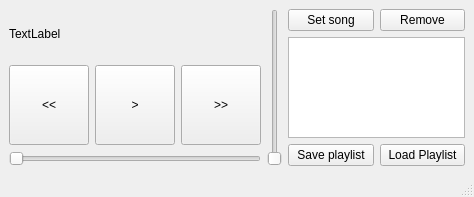
<?xml version="1.0" encoding="UTF-8"?>
<ui version="4.0">
 <class>Howl</class>
 <widget class="QMainWindow" name="Howl">
  <property name="geometry">
   <rect>
    <x>0</x>
    <y>0</y>
    <width>474</width>
    <height>197</height>
   </rect>
  </property>
  <property name="windowTitle">
   <string>Howl</string>
  </property>
  <widget class="QWidget" name="centralwidget">
   <layout class="QHBoxLayout" name="horizontalLayout_4">
    <item>
     <layout class="QVBoxLayout" name="verticalLayout">
      <item>
       <widget class="QLabel" name="l_song_name">
        <property name="text">
         <string>TextLabel</string>
        </property>
       </widget>
      </item>
      <item>
       <layout class="QHBoxLayout" name="horizontalLayout">
        <item>
         <widget class="QPushButton" name="b_fb">
          <property name="minimumSize">
           <size>
            <width>80</width>
            <height>80</height>
           </size>
          </property>
          <property name="text">
           <string>&lt;&lt;</string>
          </property>
         </widget>
        </item>
        <item>
         <widget class="QPushButton" name="b_play">
          <property name="minimumSize">
           <size>
            <width>80</width>
            <height>80</height>
           </size>
          </property>
          <property name="text">
           <string>&gt;</string>
          </property>
         </widget>
        </item>
        <item>
         <widget class="QPushButton" name="b_ff">
          <property name="minimumSize">
           <size>
            <width>80</width>
            <height>80</height>
           </size>
          </property>
          <property name="text">
           <string>&gt;&gt;</string>
          </property>
         </widget>
        </item>
       </layout>
      </item>
      <item>
       <widget class="QSlider" name="s_progress">
        <property name="orientation">
         <enum>Qt::Horizontal</enum>
        </property>
       </widget>
      </item>
     </layout>
    </item>
    <item>
     <widget class="QSlider" name="vs_volume">
      <property name="orientation">
       <enum>Qt::Vertical</enum>
      </property>
     </widget>
    </item>
    <item>
     <layout class="QGridLayout" name="gridLayout">
      <item row="0" column="0">
       <layout class="QHBoxLayout" name="horizontalLayout_2">
        <item>
         <widget class="QPushButton" name="b_playlist_play">
          <property name="text">
           <string>Set song</string>
          </property>
         </widget>
        </item>
        <item>
         <widget class="QPushButton" name="b_playlist_remove">
          <property name="text">
           <string>Remove</string>
          </property>
         </widget>
        </item>
       </layout>
      </item>
      <item row="1" column="0">
       <widget class="QListWidget" name="l_playlist"/>
      </item>
      <item row="2" column="0">
       <layout class="QHBoxLayout" name="horizontalLayout_3">
        <item>
         <widget class="QPushButton" name="b_save_playlist">
          <property name="text">
           <string>Save playlist</string>
          </property>
         </widget>
        </item>
        <item>
         <widget class="QPushButton" name="b_load_playlist">
          <property name="text">
           <string>Load Playlist</string>
          </property>
         </widget>
        </item>
       </layout>
      </item>
     </layout>
    </item>
   </layout>
  </widget>
  <widget class="QMenuBar" name="menubar">
   <property name="geometry">
    <rect>
     <x>0</x>
     <y>0</y>
     <width>474</width>
     <height>21</height>
    </rect>
   </property>
  </widget>
  <widget class="QStatusBar" name="statusbar"/>
 </widget>
 <resources/>
 <connections/>
</ui>
